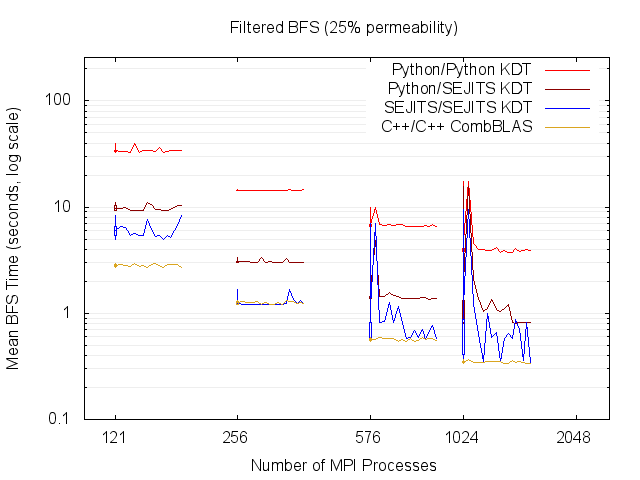

gnuplot code for this plot:
set title "Filtered BFS (25% permeability)"
set terminal png
set output "gnuplot_filtergrid_25_hopper.png"

set datafile missing "-"

set xrange [100:2500]
set yrange [0.1:256]
set logscale y
set logscale x
set grid ytics mytics lt 1 lc rgb "#EEEEEE"
set xlabel 'Number of MPI Processes'
set ylabel 'Mean BFS Time (seconds, log scale)'
set xtics ('256' 256, '121' 121, '2048' 2048, '576' 576, '1024' 1024)
plot\
 "gnuplot_filtergrid_25_hopper.dat" every ::1 using 1:5:3:4:6 title '' ps 0 lc rgb '#FF0000' with candlesticks,\
 "gnuplot_filtergrid_25_hopper.dat" every ::1 using 1:($2) title 'Python/Python KDT' lc rgb '#FF0000' with lines,\
 "gnuplot_filtergrid_25_hopper.dat" every ::1 using 1:10:8:9:11 title '' ps 0 lc rgb '#8B0000' with candlesticks,\
 "gnuplot_filtergrid_25_hopper.dat" every ::1 using 1:($7) title 'Python/SEJITS KDT' lc rgb '#8B0000' with lines,\
 "gnuplot_filtergrid_25_hopper.dat" every ::1 using 1:15:13:14:16 title '' ps 0 lc rgb '#0000FF' with candlesticks,\
 "gnuplot_filtergrid_25_hopper.dat" every ::1 using 1:($12) title 'SEJITS/SEJITS KDT' lc rgb '#0000FF' with lines,\
 "gnuplot_filtergrid_25_hopper.dat" every ::1 using 1:20:18:19:21 title '' ps 0 lc rgb '#DAA520' with candlesticks,\
 "gnuplot_filtergrid_25_hopper.dat" every ::1 using 1:($17) title 'C++/C++ CombBLAS' lc rgb '#DAA520' with lines
